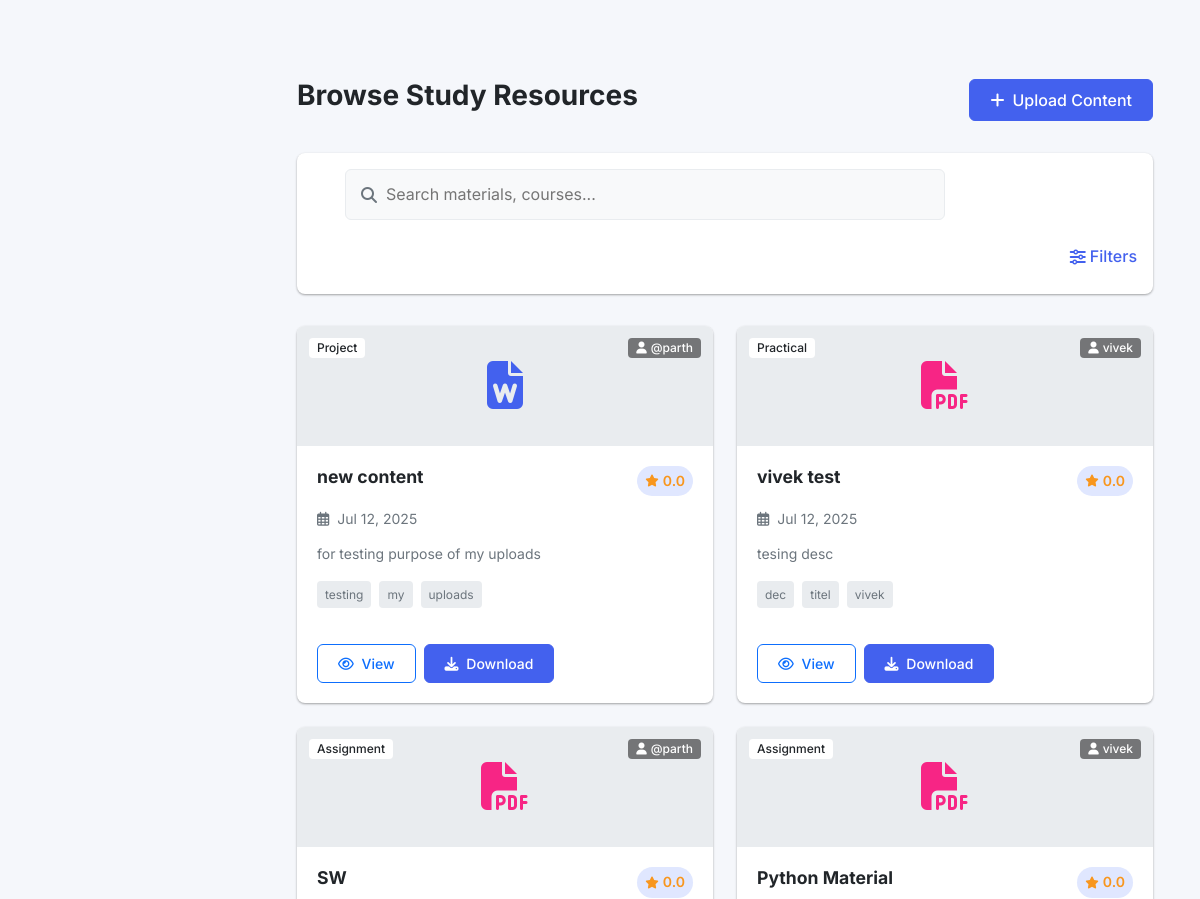
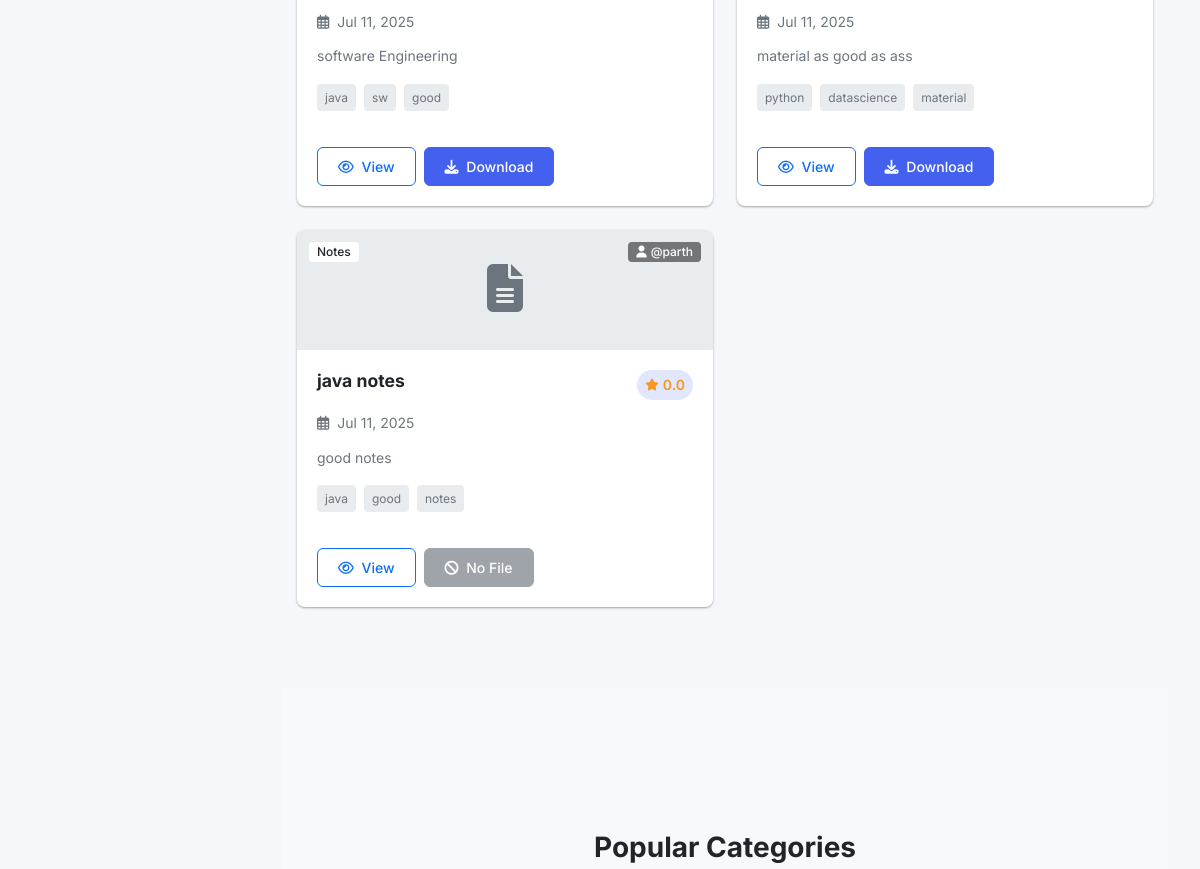
Before: / (middle part) with the older database file (2 pictures, top to bottom).
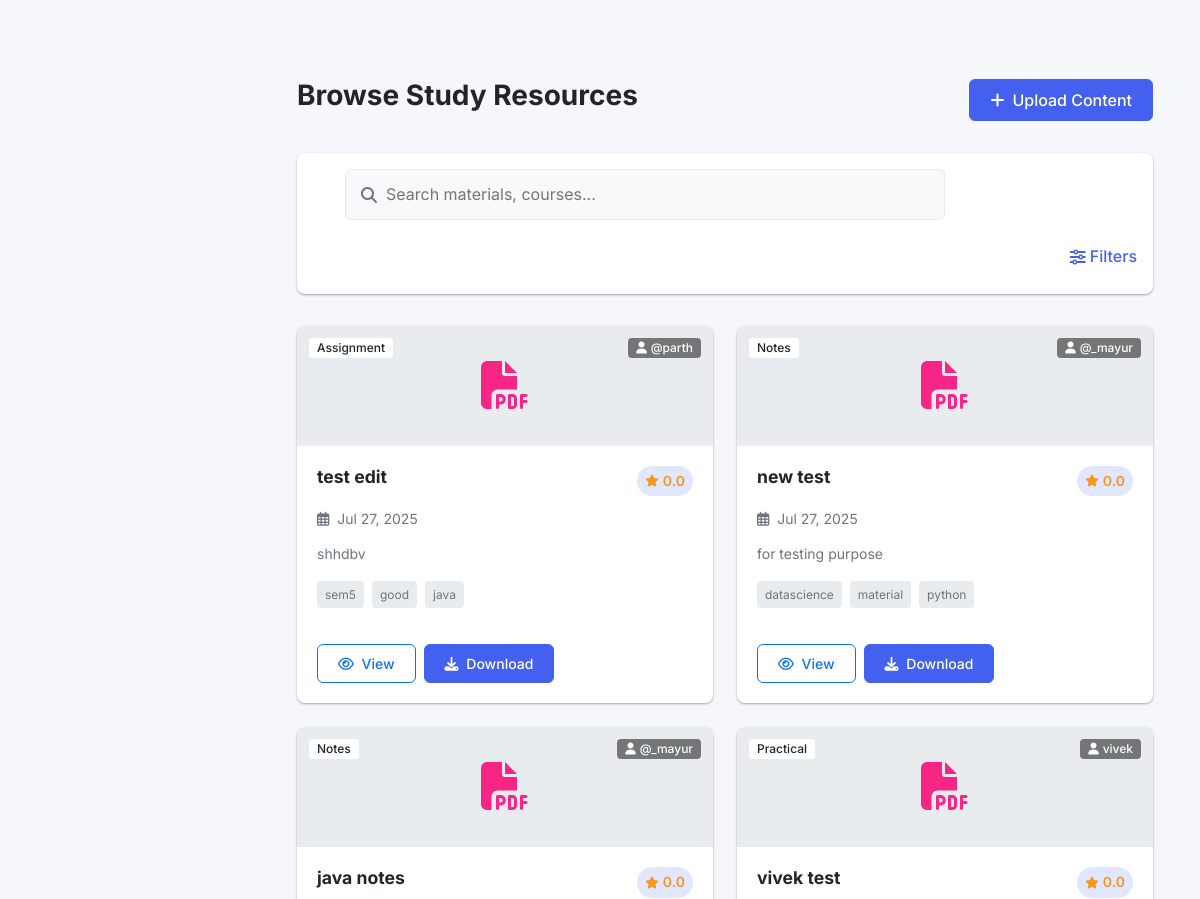
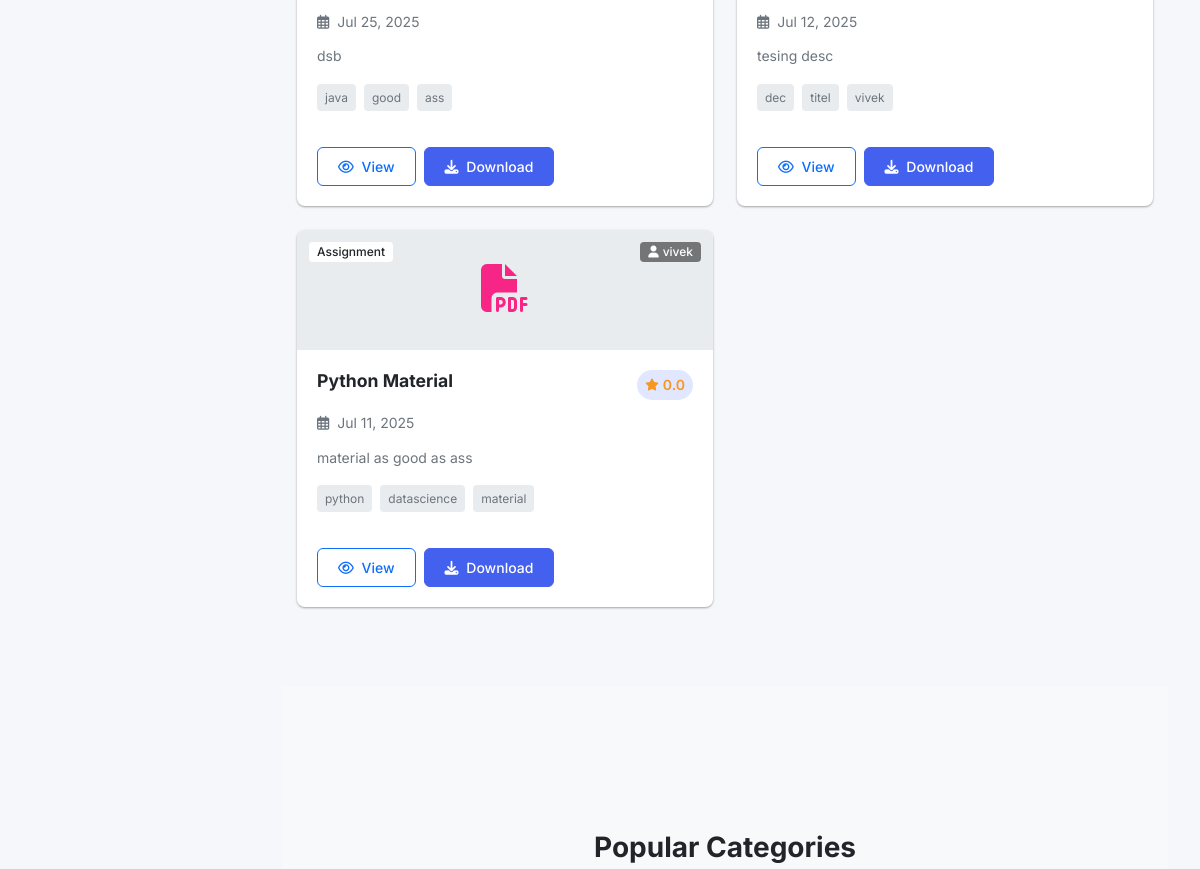
After: the same page with the newer database file (2 pictures, top to bottom).
### content/models.py (models this page shows, shortened)
class Content(models.Model):
    author = models.ForeignKey(User, on_delete=models.CASCADE, related_name='contents')
    name = models.CharField(max_length=200)
    desc = models.TextField(verbose_name="Description")
    content_type = models.CharField(max_length=10, choices=ContentType.choices)
    date = models.DateTimeField(auto_now_add=True)
    updated_at = models.DateTimeField(auto_now=True)  # Track updates
    tags = models.CharField(max_length=200, help_text="Comma-separated (3-5 tags)")
    file = models.FileField(upload_to='notes/', blank=True, null=True)
    is_public = models.BooleanField(default=True)
    download_count = models.PositiveIntegerField(default=0)
    rate = models.DecimalField(max_digits=2, decimal_places=1, default=0.0, editable=False)
    class Meta:
        ordering = ['-date']
        indexes = [
            models.Index(fields=['content_type', 'date']),
            models.Index(fields=['author', 'is_public']),
        ]
    def tag_list(self):
        return [tag.strip() for tag in self.tags.split(',') if tag.strip()]

### content/views.py (the view)
# urls.py: 2. Add a URL to urlpatterns:  path('', views.home, name='home')
def home(request):
    data = Content.objects.all()
    return render(request,"content/home.html",{'data':data})

### content/templates/content/home.html (shortened to what this page needs)
{% extends "layout.html" %}
{% block content %}
{% load static %}
<link rel="stylesheet" href="{% static 'css/home.css' %}">
<section class="resources-section" id="resources">
  <div class="container">
    <div class="section-header">
      <h2>Browse Study Resources</h2>
      <a href="{% url 'content_create' %}" class="btn btn-primary">
        <i class="fas fa-plus me-2"></i>Upload Content
      </a>
    </div>
    <div class="search-filter-card">
      <form method="GET" action="">
        <div class="search-bar">
          <i class="fas fa-search"></i>
          <input type="text" name="search" placeholder="Search materials, courses..." value="{{ request.GET.search }}">
        </div>
        <div class="filter-controls">
          <button class="filter-toggle" type="button" data-bs-toggle="collapse" data-bs-target="#filterCollapse">
            <i class="fas fa-sliders-h me-1"></i> Filters
          </button>
        </div>
      </form>
    </div>
    <div class="resources-grid">
      {% for item in data %}
      <div class="resource-card">
        <div class="card-header">
          {% if item.file %}
            {% if item.file.name|slice:"-4:" == '.pdf' %}
              <div class="file-icon pdf">
                <i class="fas fa-file-pdf"></i>
              </div>
            {% elif item.file.name|slice:"-5:" == '.docx' %}
              <div class="file-icon word">
                <i class="fas fa-file-word"></i>
              </div>
            {% elif item.file.name|slice:"-4:" == '.zip' %}
              <div class="file-icon archive">
                <i class="fas fa-file-archive"></i>
              </div>
            {% else %}
              <div class="file-icon default">
                <i class="fas fa-file-alt"></i>
              </div>
            {% endif %}
          {% else %}
            <div class="file-icon default">
              <i class="fas fa-file-alt"></i>
            </div>
          {% endif %}
          <div class="card-badges">
            <span class="badge type-badge">{{ item.get_content_type_display }}</span>
            {% if item.author %}
            <span class="badge author-badge">
              <i class="fas fa-user me-1"></i>{{ item.author.username }}
            </span>
            {% endif %}
          </div>
        </div>
        <div class="card-body">
          <div class="card-title-row">
            <h5>{{ item.name }}</h5>
            <div class="rating">
              <i class="fas fa-star"></i>
              <span>{{ item.rate|floatformat:1 }}</span>
            </div>
          </div>
          <div class="card-meta">
            <span><i class="far fa-calendar-alt me-1"></i> {{ item.date|date:"M d, Y" }}</span>
          </div>
          <p class="card-description">{{ item.desc|truncatechars:120 }}</p>
          {% if item.tag_list %}
          <div class="card-tags">
            {% for tag in item.tag_list %}
            <span class="tag">{{ tag }}</span>
            {% endfor %}
          </div>
          {% endif %}
        </div>
        <div class="card-footer">
          <div class="footer-actions">
            <a href="{% url 'content_detail' item.id %}" class="btn btn-sm btn-outline-primary">
              <i class="far fa-eye me-1"></i> View
            </a>
            {% if item.file %}
            <a href="{{ item.file.url }}" class="btn btn-sm btn-primary" download="{{ item.file.name }}">
              <i class="fas fa-download me-1"></i> Download
            </a>
            {% else %}
            <span class="btn btn-sm btn-secondary disabled">
              <i class="fas fa-ban me-1"></i> No File
            </span>
            {% endif %}
          </div>
        </div>
      </div>
      {% endfor %}
    </div>
  </div>
</section>
<section class="categories-section">
  <div class="container">
    <div class="section-header center">
      <h2>Popular Categories</h2>
    </div>
  </div>
</section>
{% endblock %}

Changed rows visible on the page:
removed Content: content_type "Project", author.username "@parth", name "new content", rate "0.0", date "Jul 12, 2025", desc "for testing purpose of my uploads", tag_list "testing" "my" "uploads"
removed Content: file "notes/Hts25.pdf" (drawn), content_type "Assignment", author.username "@parth", name "SW", rate "0.0", date "Jul 11, 2025", desc "software Engineering", tag_list "java" "sw" "good"
removed Content: content_type "Notes", author.username "@parth", name "java notes", rate "0.0", date "Jul 11, 2025", desc "good notes", tag_list "java" "good" "notes", file "No File"
added Content: content_type "Assignment", author.username "@parth", name "test edit", rate "0.0", date "Jul 27, 2025", desc "shhdbv", tag_list "sem5" "good" "java"
added Content: content_type "Notes", author.username "@_mayur", name "new test", rate "0.0", date "Jul 27, 2025", desc "for testing purpose", tag_list "datascience" "material" "python"
added Content: file "notes/Hts25.pdf" (drawn), content_type "Notes", author.username "@_mayur", name "java notes", rate "0.0", date "Jul 25, 2025", desc "dsb", tag_list "java" "good" "ass"
